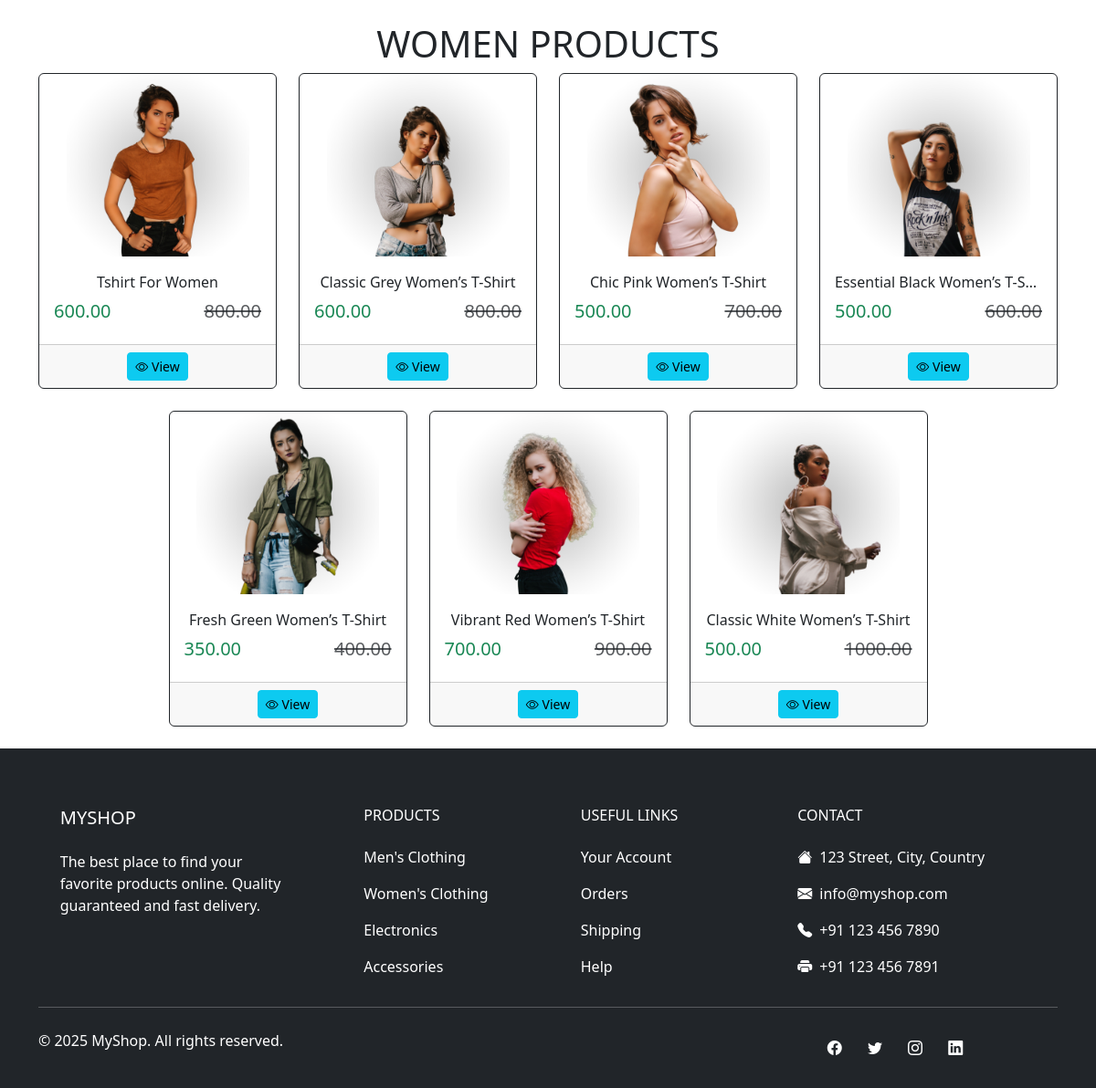
Screenshot of /women/ with the database file from the repository.
### shop/models.py (models this page shows, shortened)
class Post(models.Model):
    CATEGORY_CHOICES = [
        ('Men', 'Men'),
        ('Women', 'Women'),
    ]
    title = models.CharField(max_length=200)
    img = models.ImageField(upload_to='posts/')
    description = models.TextField()
    original_price = models.DecimalField(max_digits=10, decimal_places=2)
    offer_price = models.DecimalField(max_digits=10, decimal_places=2)
    category = models.CharField(max_length=10, choices=CATEGORY_CHOICES)  # new field
    created_at = models.DateTimeField(auto_now_add=True)
    updated_at = models.DateTimeField(auto_now=True)
    is_active = models.BooleanField(default=True)

### shop/views.py (the view)
# urls.py: path('women/',views.women,name='women'),
def women(request):
    women_posts=Post.objects.filter(is_active=True,category='Women').order_by('created_at')
    return render(request,'shop/women.html',{'women_posts':women_posts})

### shop/templates/shop/women.html (shortened to what this page needs)
<!doctype html>
<html lang="en">
<head>
    <link rel="stylesheet" href="https://cdnjs.cloudflare.com/ajax/libs/font-awesome/7.0.1/css/all.min.css"
 />
    <link href="https://cdn.jsdelivr.net/npm/bootstrap-icons@1.11.1/font/bootstrap-icons.css" rel="stylesheet">
    <link href="https://cdn.jsdelivr.net/npm/bootstrap@5.3.3/dist/css/bootstrap.min.css" rel="stylesheet">
</head>
<body>
    <main>
        <div class="container mt-4">
            <h1 class="d-flex justify-content-center">WOMEN PRODUCTS</h1>
            <div class="row justify-content-center">
                {% for post in women_posts %}
                <div class=" col-md-4 col-lg-3 mb-4">
                    <div class="card h-100 border border-dark">
                        {% if post.img %}
                        <img src="{{ post.img.url }}" class="img-fluid d-block mx-auto"
                            style="height:200px; object-fit:contain;" alt="{{ post.title }}">
                        {% else %}
                        <img src="/static/img/no-image.png" class="img-fluid d-block mx-auto"
                            style="height:200px; object-fit:contain;" alt="no image">
                        {% endif %}
                        <div class="card-body text-center">
                            <p class="text-truncate mb-2" style="max-width:100%;">
                                {{ post.title }}
                            </p>
                            <div class="d-flex justify-content-between">
                                <h5 class="text-success">{{ post.offer_price }}</h5>
                                <h5 class="text-muted text-decoration-line-through">
                                    {{ post.original_price }}
                                </h5>
                            </div>
                        </div>
                        <div class="card-footer d-flex justify-content-evenly">
                            <a href="{% url 'women_product' post.id %}"><button class="btn btn-info btn-sm">
                                    <i class="bi bi-eye"></i> View
                                </button>
                            </a>
                        </div>
                    </div>
                </div>
                {% endfor %}
            </div>
        </div>
    </main>
    <footer class="bg-dark text-white pt-5 pb-4">
        <div class="container text-md-left">
            <div class="row">
                <div class="col-md-3 col-lg-3 col-xl-3 mx-auto mt-3">
                    <h5 class="text-uppercase mb-4 font-weight-bold">MyShop</h5>
                    <p>
                        The best place to find your favorite products online. Quality guaranteed and fast delivery.
                    </p>
                </div>
                <div class="col-md-2 col-lg-2 col-xl-2 mx-auto mt-3">
                    <h6 class="text-uppercase mb-4 font-weight-bold">Products</h6>
                    <p><a href="#" class="text-white text-decoration-none">Men's Clothing</a></p>
                    <p><a href="#" class="text-white text-decoration-none">Women's Clothing</a></p>
                    <p><a href="#" class="text-white text-decoration-none">Electronics</a></p>
                    <p><a href="#" class="text-white text-decoration-none">Accessories</a></p>
                </div>
                <div class="col-md-3 col-lg-2 col-xl-2 mx-auto mt-3">
                    <h6 class="text-uppercase mb-4 font-weight-bold">Useful Links</h6>
                    <p><a href="#" class="text-white text-decoration-none">Your Account</a></p>
                    <p><a href="#" class="text-white text-decoration-none">Orders</a></p>
                    <p><a href="#" class="text-white text-decoration-none">Shipping</a></p>
                    <p><a href="#" class="text-white text-decoration-none">Help</a></p>
                </div>
                <div class="col-md-4 col-lg-3 col-xl-3 mx-auto mt-3">
                    <h6 class="text-uppercase mb-4 font-weight-bold">Contact</h6>
                    <p><i class="bi bi-house-fill me-2"></i>123 Street, City, Country</p>
                    <p><i class="bi bi-envelope-fill me-2"></i>info@myshop.com</p>
                    <p><i class="bi bi-telephone-fill me-2"></i>+91 123 456 7890</p>
                    <p><i class="bi bi-printer-fill me-2"></i>+91 123 456 7891</p>
                </div>
            </div>
            <hr class="mb-4">
            <div class="row align-items-center">
                <div class="col-md-7 col-lg-8">
                    <p>© 2025 MyShop. All rights reserved.</p>
                </div>
                <div class="col-md-5 col-lg-4">
                    <div class="text-center text-md-right">
                        <a href="#" class="text-white me-4"><i class="bi bi-facebook"></i></a>
                        <a href="#" class="text-white me-4"><i class="bi bi-twitter"></i></a>
                        <a href="#" class="text-white me-4"><i class="bi bi-instagram"></i></a>
                        <a href="#" class="text-white"><i class="bi bi-linkedin"></i></a>
                    </div>
                </div>
            </div>
        </div>
    </footer>
</body>
</html>

### rows the page displays
Post: img (picture), title "Tshirt For Women", offer_price "600.00", original_price "800.00"
Post: img (picture), title "Classic Grey Women’s T-Shirt", offer_price "600.00", original_price "800.00"
Post: img (picture), title "Chic Pink Women’s T-Shirt", offer_price "500.00", original_price "700.00"
Post: img (picture), title "Essential Black Women’s T-S…", offer_price "500.00", original_price "600.00"
Post: img (picture), title "Fresh Green Women’s T-Shirt", offer_price "350.00", original_price "400.00"
Post: img (picture), title "Vibrant Red Women’s T-Shirt", offer_price "700.00", original_price "900.00"
Post: img (picture), title "Classic White Women’s T-Shirt", offer_price "500.00", original_price "1000.00"
